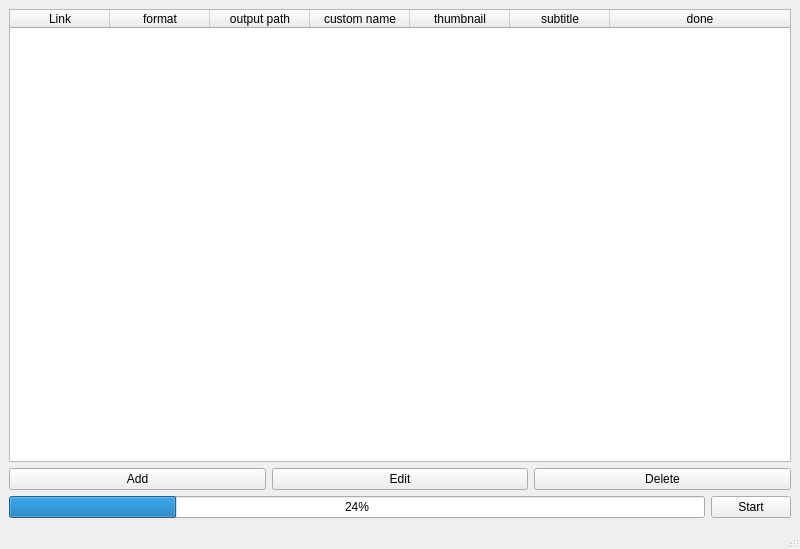
<?xml version="1.0" encoding="UTF-8"?>
<ui version="4.0">
 <class>MainWindow</class>
 <widget class="QMainWindow" name="MainWindow">
  <property name="geometry">
   <rect>
    <x>0</x>
    <y>0</y>
    <width>800</width>
    <height>549</height>
   </rect>
  </property>
  <property name="sizePolicy">
   <sizepolicy hsizetype="Fixed" vsizetype="Fixed">
    <horstretch>0</horstretch>
    <verstretch>0</verstretch>
   </sizepolicy>
  </property>
  <property name="windowTitle">
   <string>MainWindow</string>
  </property>
  <widget class="QWidget" name="centralwidget">
   <layout class="QGridLayout" name="gridLayout">
    <item row="0" column="0">
     <widget class="QTableWidget" name="tw_monitor">
      <property name="sizePolicy">
       <sizepolicy hsizetype="Expanding" vsizetype="Expanding">
        <horstretch>0</horstretch>
        <verstretch>0</verstretch>
       </sizepolicy>
      </property>
      <property name="minimumSize">
       <size>
        <width>0</width>
        <height>0</height>
       </size>
      </property>
      <property name="maximumSize">
       <size>
        <width>16777215</width>
        <height>16777215</height>
       </size>
      </property>
      <property name="contextMenuPolicy">
       <enum>Qt::ActionsContextMenu</enum>
      </property>
      <property name="autoFillBackground">
       <bool>false</bool>
      </property>
      <property name="editTriggers">
       <set>QAbstractItemView::NoEditTriggers</set>
      </property>
      <property name="dragEnabled">
       <bool>false</bool>
      </property>
      <property name="dragDropOverwriteMode">
       <bool>true</bool>
      </property>
      <property name="dragDropMode">
       <enum>QAbstractItemView::NoDragDrop</enum>
      </property>
      <property name="alternatingRowColors">
       <bool>true</bool>
      </property>
      <property name="selectionMode">
       <enum>QAbstractItemView::ExtendedSelection</enum>
      </property>
      <property name="selectionBehavior">
       <enum>QAbstractItemView::SelectRows</enum>
      </property>
      <property name="sortingEnabled">
       <bool>true</bool>
      </property>
      <attribute name="horizontalHeaderVisible">
       <bool>true</bool>
      </attribute>
      <attribute name="horizontalHeaderCascadingSectionResizes">
       <bool>false</bool>
      </attribute>
      <attribute name="horizontalHeaderStretchLastSection">
       <bool>true</bool>
      </attribute>
      <column>
       <property name="text">
        <string>Link</string>
       </property>
       <property name="textAlignment">
        <set>AlignCenter</set>
       </property>
      </column>
      <column>
       <property name="text">
        <string>format</string>
       </property>
      </column>
      <column>
       <property name="text">
        <string>output path</string>
       </property>
      </column>
      <column>
       <property name="text">
        <string>custom name</string>
       </property>
      </column>
      <column>
       <property name="text">
        <string>thumbnail</string>
       </property>
      </column>
      <column>
       <property name="text">
        <string>subtitle</string>
       </property>
      </column>
      <column>
       <property name="text">
        <string>done</string>
       </property>
      </column>
     </widget>
    </item>
    <item row="1" column="0">
     <layout class="QHBoxLayout" name="lo_control">
      <item>
       <widget class="QPushButton" name="btn_addLink">
        <property name="text">
         <string>Add</string>
        </property>
       </widget>
      </item>
      <item>
       <widget class="QPushButton" name="btn_editLink">
        <property name="text">
         <string>Edit</string>
        </property>
       </widget>
      </item>
      <item>
       <widget class="QPushButton" name="btn_deleteLink">
        <property name="text">
         <string>Delete</string>
        </property>
       </widget>
      </item>
     </layout>
    </item>
    <item row="2" column="0">
     <layout class="QHBoxLayout" name="lo_start">
      <item>
       <widget class="QProgressBar" name="progressbar">
        <property name="value">
         <number>24</number>
        </property>
       </widget>
      </item>
      <item>
       <widget class="QPushButton" name="btn_start">
        <property name="text">
         <string>Start</string>
        </property>
       </widget>
      </item>
     </layout>
    </item>
   </layout>
  </widget>
  <widget class="QMenuBar" name="menubar">
   <property name="geometry">
    <rect>
     <x>0</x>
     <y>0</y>
     <width>800</width>
     <height>21</height>
    </rect>
   </property>
  </widget>
  <widget class="QStatusBar" name="statusbar"/>
 </widget>
 <resources/>
 <connections/>
</ui>
